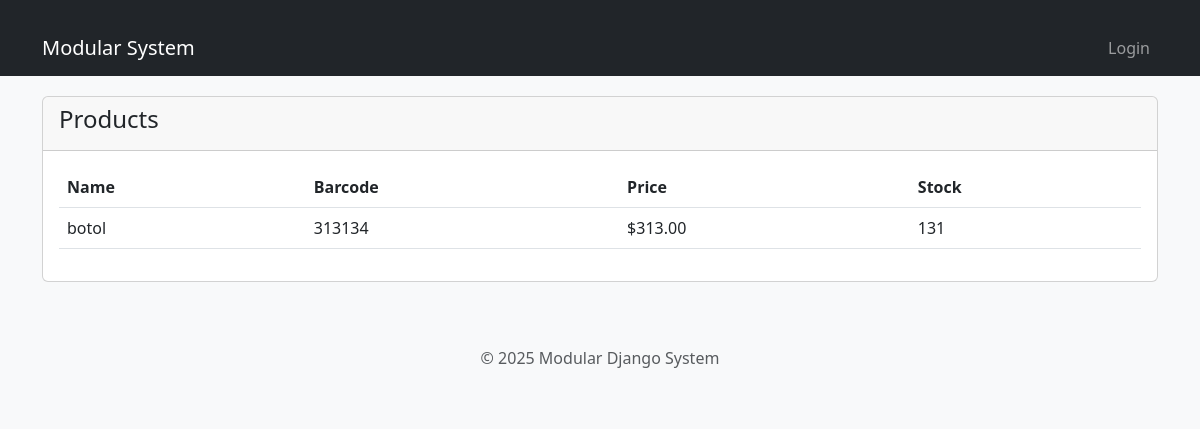
/example-module/products/, run on an earlier commit of the app's database.
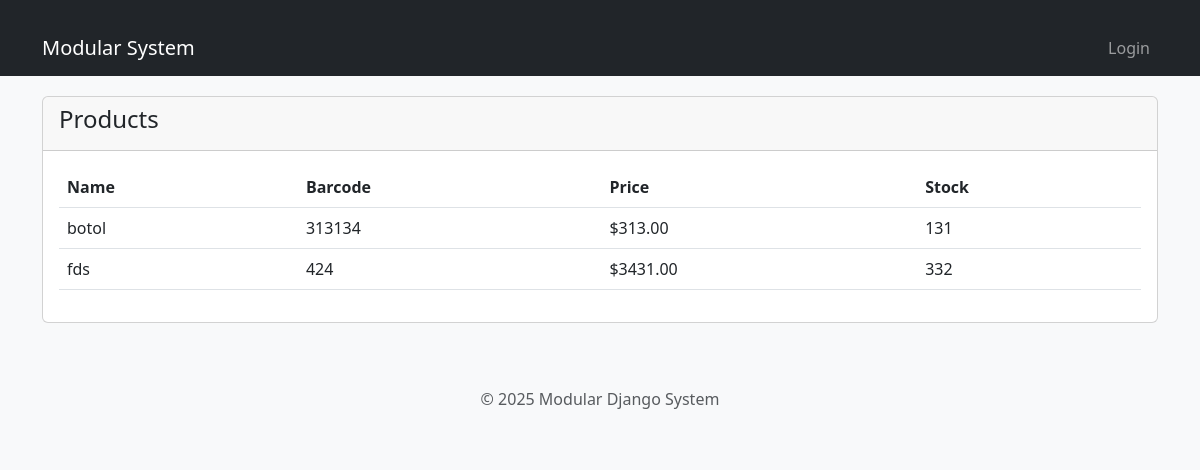
And on a later commit of the database.
### example_module/models.py (models this page shows, shortened)
class Product(models.Model):
    name = models.CharField(max_length=200)
    barcode = models.CharField(max_length=50, unique=True)
    price = models.DecimalField(max_digits=10, decimal_places=2)
    stock = models.IntegerField()
    created_at = models.DateTimeField(auto_now_add=True)
    updated_at = models.DateTimeField(auto_now=True)

### example_module/views.py (the view)
# urls.py: path('products/', views.product_list, name='product_list'),
def product_list(request):
    module = Module.objects.filter(name="Example Module", installed=True).first()
    if not module:
        return render(request, "example_module/not_installed.html")
    products = Product.objects.all()
    return render(request, 'example_module/product_list.html', {'products': products})

### example_module/templates/example_module/product_list.html (shortened to what this page needs)
{% extends 'base.html' %}
{% block content %}
<div class="card">
    <div class="card-header d-flex justify-content-between align-items-center">
        <h4>Products</h4>
    </div>
    <div class="card-body">
        <table class="table">
            <thead>
                <tr>
                    <th>Name</th>
                    <th>Barcode</th>
                    <th>Price</th>
                    <th>Stock</th>
                </tr>
            </thead>
            <tbody>
                {% for product in products %}
                <tr>
                    <td>{{ product.name }}</td>
                    <td>{{ product.barcode }}</td>
                    <td>${{ product.price }}</td>
                    <td>{{ product.stock }}</td>
                </tr>
                {% endfor %}
            </tbody>
        </table>
    </div>
</div>
{% endblock %}

### engine/templates/base.html (shortened to what this page needs)
<!DOCTYPE html>
<html lang="en">
<head>
    <link href="https://cdn.jsdelivr.net/npm/bootstrap@5.3.0/dist/css/bootstrap.min.css" rel="stylesheet">
</head>
<body>
    <nav class="navbar navbar-expand-lg navbar-dark bg-dark">
        <div class="container">
            <a class="navbar-brand" href="{% url 'module_list' %}">Modular System</a>
            <div class="collapse navbar-collapse" id="navbarNav">
                <ul class="navbar-nav ms-auto">
                    {% if user.is_authenticated %}
                        <li class="nav-item">
                            <span class="nav-link">Welcome, {{ user.username }}</span>
                        </li>
                        <li class="nav-item">
                            <a class="nav-link" href="{% url 'logout' %}">Logout</a>
                        </li>
                    {% else %}
                        <li class="nav-item">
                            <a class="nav-link" href="{% url 'login' %}">Login</a>
                        </li>
                    {% endif %}
                </ul>
            </div>
        </div>
    </nav>
    <div class="container">
        {% block content %}{% endblock %}
    </div>
    <footer class="text-center mt-5 py-3 bg-light">
        <p class="text-muted">&copy; 2025 Modular Django System</p>
    </footer>
</body>
</html>

### engine/templates/base.html (style rules this page uses)
body { background-color: #f8f9fa; }
.navbar { margin-bottom: 20px; }
.container { margin-top: 20px; }

What changed in the data, as far as the page shows it:
added Product: name "fds", barcode "424", price "3431.00", stock "332"
